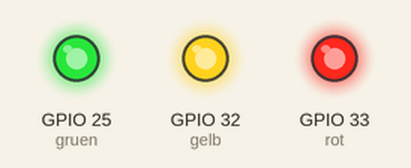
Simulated run of this program. Board: ESP32 board running MicroPython. Parts: output pins drawn as LEDs (lit = HIGH). Threads take turns every 2 ms; what the program prints to the serial console is not drawn. At 20.0 s the program stops and its outputs stay as they are.

Above: at 0.12 s.
At 0.87 s:
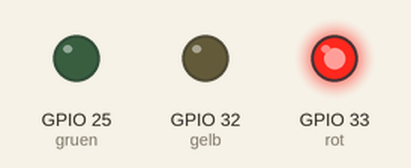
At 1.37 s:
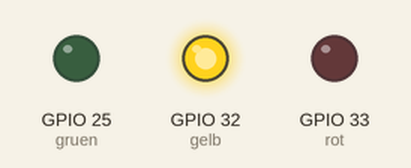
At 1.87 s:
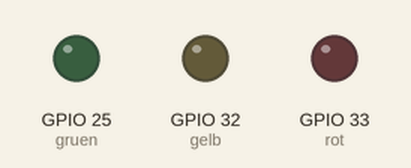
At 3.12 s:
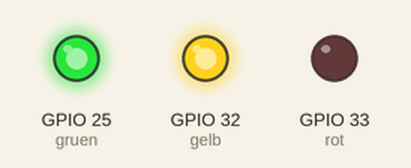
At 4.37 s:
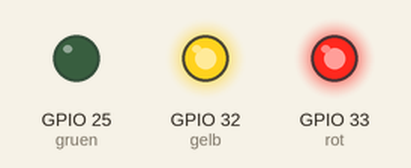
Timing chart, 0 to 4.7 s (numbered marks = the images above):
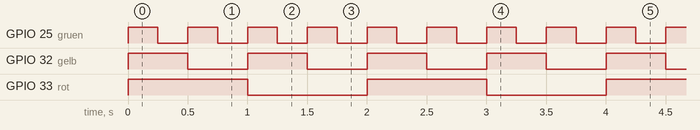

Measured:
- by itself, GPIO 25 (gruen): alternates HIGH for 0.25 s and LOW for 0.25 s, 20 changes in all, then stays LOW
- by itself, GPIO 32 (gelb): alternates HIGH for 0.50 s and LOW for 0.50 s, 20 changes in all, then stays LOW
- by itself, GPIO 33 (rot): alternates HIGH for 1.0 s and LOW for 1.0 s, 20 changes in all, then stays LOW

The program:

Blink4.py
```python
# Gleichzeitiger Blink mit Argumenten
# mit Multithreading

from machine import Pin
import time
import _thread

rot = Pin(33, Pin.OUT)
gruen = Pin(25, Pin.OUT)
gelb = Pin(32, Pin.OUT)

anzahl = 10

def blink(led,pause):
    for i in range(anzahl):
        led.on()
        time.sleep(pause)
        led.off()
        time.sleep(pause)

_thread.start_new_thread(blink,(rot,1))
_thread.start_new_thread(blink,(gelb,0.5))
_thread.start_new_thread(blink,(gruen,0.25))

print("Alles fertig") # Das ist gelogen !!!
```
